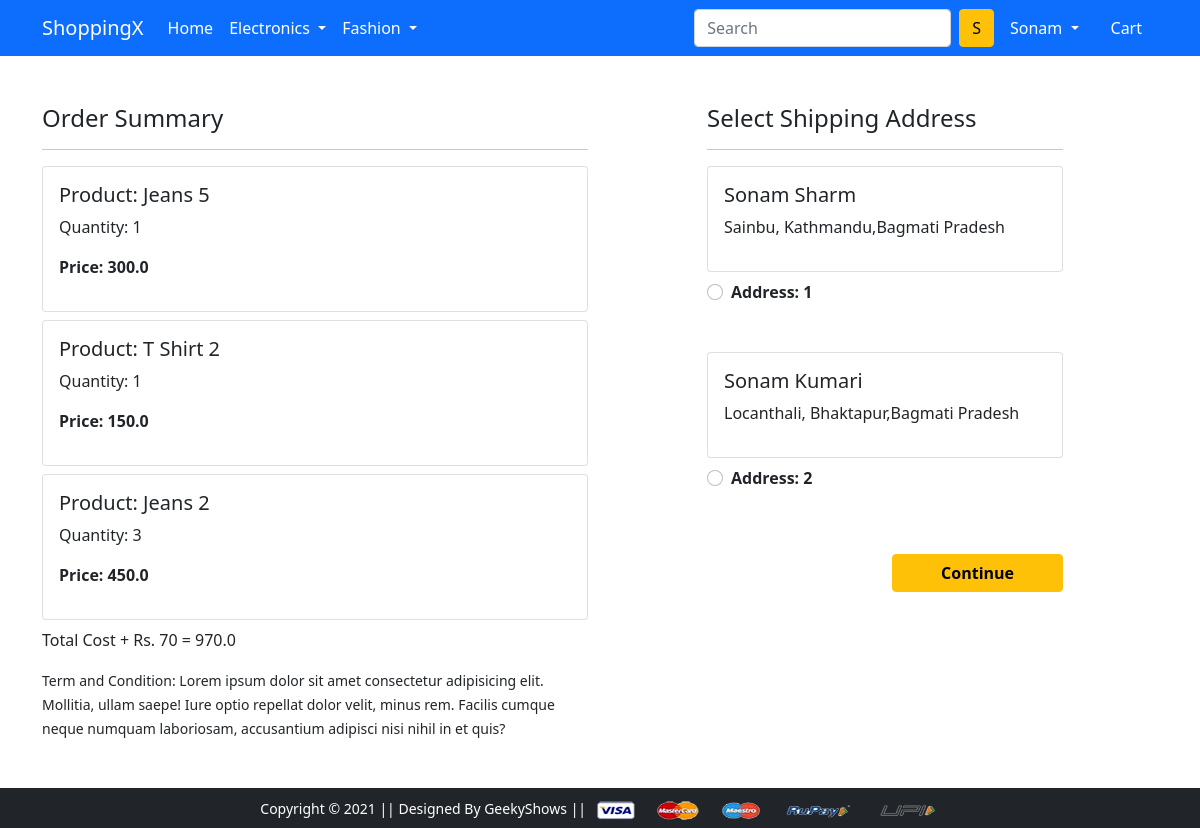
The app's page /checkout/ (signed in), older data.
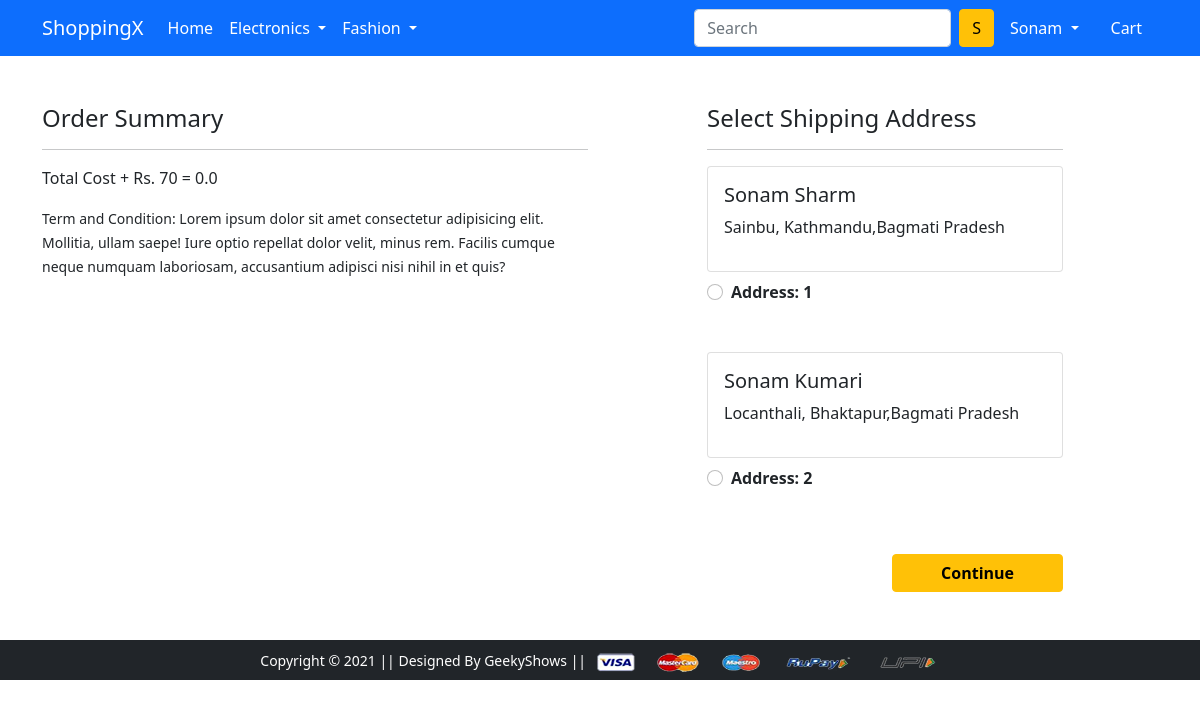
The same page, newer data.
### app/models.py (models this page shows, shortened)
class Cart(models.Model):
    user = models.ForeignKey(User, on_delete=models.CASCADE)
    product = models.ForeignKey(Product, on_delete=models.CASCADE)
    quantity = models.PositiveIntegerField(default=1)
    @property
    def total_cost(self):
        return self.quantity * self.product. discounted_price

class Product(models.Model):
    title = models.CharField(max_length=100)
    selling_price = models.FloatField()
    discounted_price = models. FloatField()
    description = models.TextField()
    brand = models.CharField(max_length=100)
    category = models. CharField(choices=CATEGORY_CHOICES, max_length=2)
    product_image = models.ImageField(upload_to='productimg')

class Customer(models.Model):
    user = models.ForeignKey(User, on_delete=models.CASCADE)
    name = models.CharField(max_length =200)
    locality = models.CharField(max_length=200)
    city = models.CharField(max_length=50)
    zipcode = models.IntegerField()
    state = models.CharField(choices=STATE_CHOICES, max_length=50)

### app/views.py (the view)
# urls.py: path('checkout/', views.checkout, name='checkout'),
@login_required
def checkout(request):
    user = request.user
    add =Customer.objects.filter(user=user)
    cart_items = Cart.objects.filter(user=user)
    amount = 0.0
    shipping_amount =70.0
    totalamount =0.0
    cart_product = [p for p in Cart.objects.all() if p.user == request.user ]
    if cart_product:
        for p in cart_product:
            tempamount = (p.quantity * p.product.discounted_price)
            amount +=tempamount
        totalamount= amount +shipping_amount
    return render(request, 'app/checkout.html',{'add':add, 'totalamount':totalamount, 'cart_items':cart_items})

### app/templates/app/checkout.html (shortened to what this page needs)
{% extends 'app/base.html' %}
{% load static %}
{% block main-content %}
<div class="container">
 <div class="row mt-5">
  <div class="col-sm-6">
    <h4>Order Summary</h4>
    <hr>
    {% for item in cart_items%}
      <div class="card mb-2">
        <div class="card-body">
          <h5>Product: {{item.product.title}}</h5>
          <p>Quantity: {{item.quantity}}</p>
          <p class="fw-bold">Price: {{item.total_cost}}</p>
        </div>
      </div>
      {% endfor %}
      <p class=""> Total Cost + Rs. 70 = {{totalamount}} </p>
    <small>Term and Condition: Lorem ipsum dolor sit amet consectetur adipisicing elit. Mollitia, ullam saepe! Iure optio repellat dolor velit, minus rem. Facilis cumque neque numquam laboriosam, accusantium adipisci nisi nihil in et quis?</small>
  </div>
  <div class="col-sm-4 offset-sm-1">
    <h4>Select Shipping Address</h4>
    <hr>
    <form action="/paymentdone">
    {% for ad in add%}
      <div class="card">
        <div class="card-body">
        <h5>{{ad.name}}</h5>
        <p>{{ad.locality}}, {{ad.city}},{{ad.state}}</p>
        </div>
      </div>
        <div class="form-check mt-2 mb-5">
          <input class="form-check-input" type="radio" name="custid", id="custadd{{forloop.counter}}" value="{{ad.id}}">
          <label class="form-check-label fw-bold" for="">
            Address: {{forloop.counter}} </label>
        </div>
        {% endfor %}
        <div class="text-end">
          <button type="submit" class="btn btn-warning mt-3 px-5 fw-bold">Continue</button>
        </div>
      </form>
    </div>
  </div>
</div>
{% endblock main-content %}

Row changes from the older to the newer data that the page shows:
removed Cart: product "Jeans 5", quantity "1", total_cost "300.0"
removed Cart: product "T Shirt 2", quantity "1", total_cost "150.0"
removed Cart: product "Jeans 2", quantity "3", total_cost "450.0"
Text that changed along with them:
{{ totalamount }}: "970.0" → "0.0"
